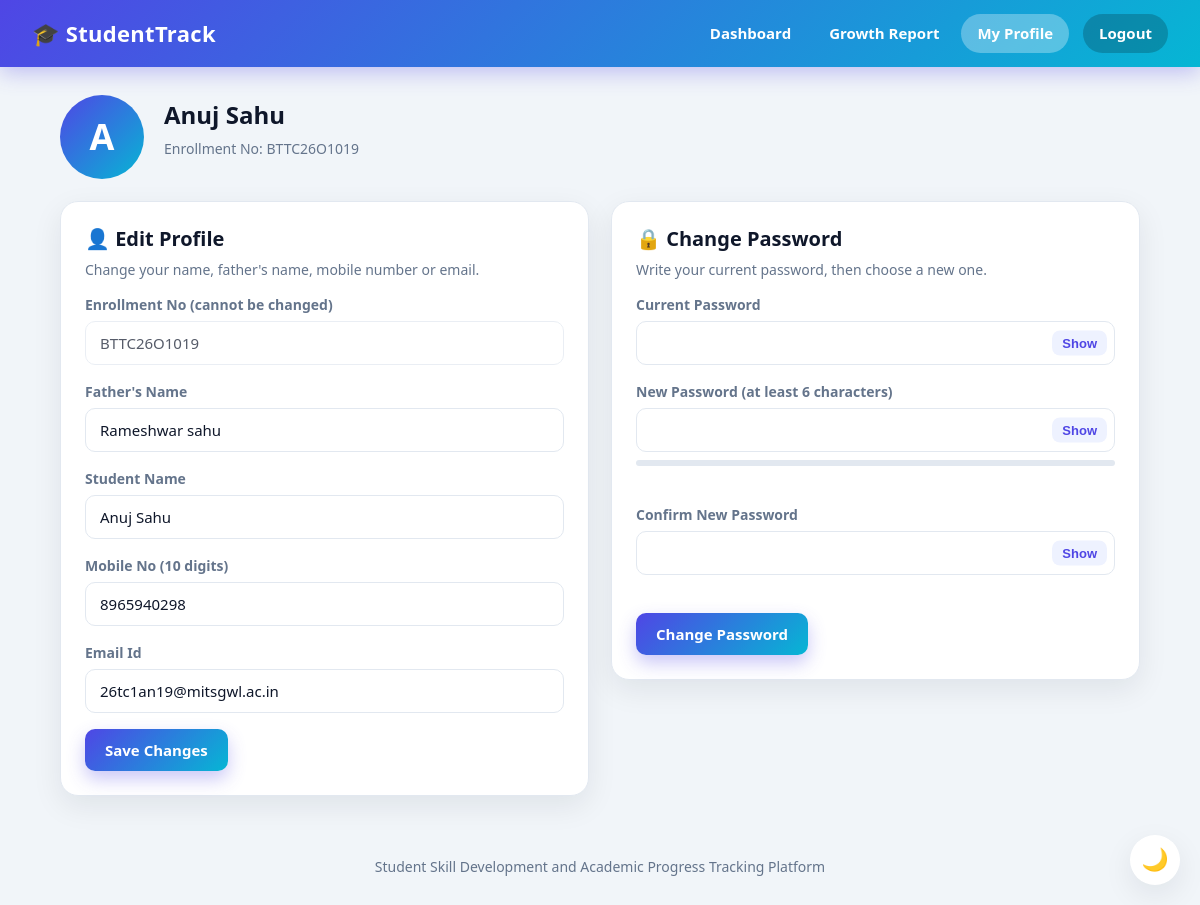
Screenshot of /profile (signed in) with the database file from the repository.
### tables this page shows
CREATE TABLE users (
            id INTEGER PRIMARY KEY AUTOINCREMENT,
            name TEXT,
            father_name TEXT,
            enrollment TEXT,
            mobile TEXT,
            email TEXT,
            password TEXT
        );

### app.py (the view, shortened to what this page needs)
@app.route("/profile", methods=["GET", "POST"])
def profile():
    if "enrollment" not in session:
        return redirect("/")
    db = sqlite3.connect("students.db")
    user = db.execute(
        "SELECT name, father_name, enrollment, mobile, email FROM users WHERE enrollment = ?",
        (session["enrollment"],)
    ).fetchone()
    db.close()
    if user is None:
        session.clear()
        return redirect("/")
    return render_template("profile.html", user=user)

### app.py (called while the page is built)
@app.after_request
def no_cache(response):
    response.headers["Cache-Control"] = "no-store"
    return response

### templates/profile.html (shortened to what this page needs)
{% extends "base.html" %}
{% block nav %}{% include "nav_student.html" %}{% endblock %}
{% block content %}
<main class="container">
    <section class="profile-head fade">
        <div class="avatar">{{ user[0][0]|upper }}</div>
        <div>
            <h1>{{ user[0] }}</h1>
            <p class="hint">Enrollment No: {{ user[2] }}</p>
        </div>
    </section>
    <section class="two-col">
        <div class="card fade">
            <h2>👤 Edit Profile</h2>
            <p class="hint">Change your name, father's name, mobile number or email.</p>
            <form action="/profile" method="post">
                <div class="field">
                    <label>Enrollment No (cannot be changed)</label>
                    <input class="input" type="text" value="{{ user[2] }}" disabled>
                </div>
                <div class="field">
                    <label for="father">Father's Name</label>
                    <input class="input" type="text" id="father" name="father_name" value="{{ user[1] }}" required>
                </div>
                <div class="field">
                    <label for="name">Student Name</label>
                    <input class="input" type="text" id="name" name="name" value="{{ user[0] }}" required>
                </div>
                <div class="field">
                    <label for="mobile">Mobile No (10 digits)</label>
                    <input class="input" type="text" id="mobile" name="mobile" value="{{ user[3] }}" pattern="[0-9]{10}" title="Write 10 digits" required>
                </div>
                <div class="field">
                    <label for="email">Email Id</label>
                    <input class="input" type="email" id="email" name="email" value="{{ user[4] }}" required>
                </div>
                <button type="submit" class="btn btn-primary">Save Changes</button>
            </form>
        </div>
        <div class="card fade">
            <h2>🔒 Change Password</h2>
            <p class="hint">Write your current password, then choose a new one.</p>
            <form action="/changepassword" method="post">
                <div class="field">
                    <label for="current">Current Password</label>
                    <div class="password-wrap">
                        <input class="input" type="password" id="current" name="current" required>
                        <button type="button" data-toggle-password="current">Show</button>
                    </div>
                </div>
                <div class="field">
                    <label for="newPassword">New Password (at least 6 characters)</label>
                    <div class="password-wrap">
                        <input class="input" type="password" id="newPassword" name="new" minlength="6" required>
                        <button type="button" data-toggle-password="newPassword">Show</button>
                    </div>
                    <div class="strength"><div id="strengthFill"></div></div>
                    <p class="small-text" id="strengthText"></p>
                </div>
                <div class="field">
                    <label for="confirmPassword">Confirm New Password</label>
                    <div class="password-wrap">
                        <input class="input" type="password" id="confirmPassword" name="confirm" required>
                        <button type="button" data-toggle-password="confirmPassword">Show</button>
                    </div>
                    <p class="small-text" id="matchText"></p>
                </div>
                <button type="submit" class="btn btn-primary">Change Password</button>
            </form>
        </div>
    </section>
</main>
<footer class="footer">Student Skill Development and Academic Progress Tracking Platform</footer>
{% endblock %}

### static/style.css (style rules this page uses)
:root { --bg: #f1f5f9; --card: #ffffff; --text: #0f172a; --muted: #64748b; --border: #e2e8f0; --primary: #4f46e5; --primary-dark: #4338ca; --primary-soft: #eef2ff; --good: #16a34a; --mid: #d97706; --low: #dc2626; --input-bg: #ffffff; --shadow: 0 10px 30px rgba(15, 23, 42, 0.08); --grad: linear-gradient(135deg, #4f46e5 0%, #06b6d4 100%); }
* { box-sizing: border-box; }
html { scroll-behavior: smooth; scroll-padding-top: 90px; }
body { margin: 0; font-family: "Segoe UI", Tahoma, Arial, sans-serif; background: var(--bg); color: var(--text); line-height: 1.5; transition: background 0.3s, color 0.3s; }
h1, h2, h3 { margin: 0 0 8px; line-height: 1.25; }
h2 { font-size: 20px; }
p { margin: 0 0 10px; }
.container { max-width: 1120px; margin: 0 auto; padding: 28px 20px 10px; }
.hint { color: var(--muted); font-size: 14px; margin-bottom: 14px; }
.card { background: var(--card); border-radius: 18px; padding: 24px; box-shadow: var(--shadow); border: 1px solid var(--border); transition: transform 0.25s, box-shadow 0.25s, background 0.3s; }
.two-col { display: grid; grid-template-columns: 1fr 1fr; gap: 22px; margin-bottom: 22px; align-items: start; }
.input { width: 100%; padding: 11px 14px; font-size: 15px; border: 1.5px solid var(--border); border-radius: 10px; background: var(--input-bg); color: var(--text); outline: none; transition: border-color 0.2s, box-shadow 0.2s; font-family: inherit; }
.input:disabled { opacity: 0.7; cursor: not-allowed; }
.field { margin-bottom: 16px; }
.field label { display: block; font-weight: 600; font-size: 14px; margin-bottom: 6px; color: var(--muted); }
.password-wrap { position: relative; }
.password-wrap .input { padding-right: 70px; }
.password-wrap button { position: absolute; right: 8px; top: 50%; transform: translateY(-50%); border: none; background: var(--primary-soft); color: var(--primary); font-weight: 600; font-size: 13px; padding: 5px 10px; border-radius: 8px; cursor: pointer; }
.btn { display: inline-block; padding: 11px 20px; font-size: 15px; font-weight: 600; border: none; border-radius: 10px; cursor: pointer; text-align: center; font-family: inherit; transition: transform 0.15s, box-shadow 0.2s, background 0.2s; }
.btn-primary { background: var(--grad); color: #fff; box-shadow: 0 8px 18px rgba(79, 70, 229, 0.3); }
.strength { height: 6px; background: var(--border); border-radius: 10px; margin-top: 8px; overflow: hidden; }
.small-text { font-size: 13px; color: var(--muted); margin-top: 4px; min-height: 18px; }
.avatar { width: 84px; height: 84px; border-radius: 50%; background: var(--grad); color: #fff; display: grid; place-items: center; font-size: 36px; font-weight: 700; flex-shrink: 0; }
.profile-head { display: flex; align-items: center; gap: 20px; margin-bottom: 22px; flex-wrap: wrap; }
.footer { text-align: center; color: var(--muted); padding: 28px 20px; font-size: 14px; }
.fade { animation: fade-up 0.6s ease both; }

### rows the page displays
users: name "A", name "Anuj Sahu", enrollment "BTTC26O1019", father_name "Rameshwar sahu", mobile "8965940298", email "26tc1an19@mitsgwl.ac.in"
